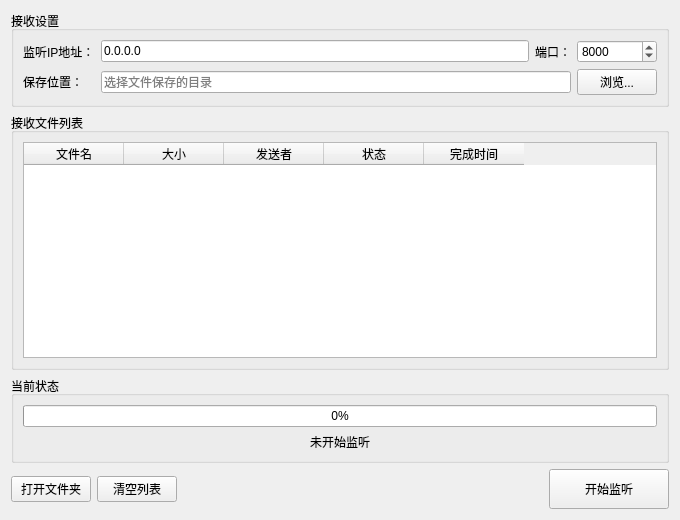
<?xml version="1.0" encoding="UTF-8"?>
<ui version="4.0">
 <class>ReceiveView</class>
 <widget class="QWidget" name="ReceiveView">
  <property name="geometry">
   <rect>
    <x>0</x>
    <y>0</y>
    <width>680</width>
    <height>520</height>
   </rect>
  </property>
  <property name="windowTitle">
   <string>接收文件</string>
  </property>
  <layout class="QVBoxLayout" name="verticalLayout">
   <item>
    <widget class="QGroupBox" name="groupBox_Settings">
     <property name="title">
      <string>接收设置</string>
     </property>
     <layout class="QGridLayout" name="gridLayout">
      <item row="0" column="0">
       <widget class="QLabel" name="label_ListenIP">
        <property name="text">
         <string>监听IP地址：</string>
        </property>
       </widget>
      </item>
      <item row="0" column="1">
       <widget class="QLineEdit" name="lineEdit_ListenIP">
        <property name="text">
         <string>0.0.0.0</string>
        </property>
        <property name="placeholderText">
         <string>0.0.0.0表示监听所有网络接口</string>
        </property>
       </widget>
      </item>
      <item row="0" column="2">
       <widget class="QLabel" name="label_ListenPort">
        <property name="text">
         <string>端口：</string>
        </property>
       </widget>
      </item>
      <item row="0" column="3">
       <widget class="QSpinBox" name="spinBox_ListenPort">
        <property name="minimum">
         <number>1024</number>
        </property>
        <property name="maximum">
         <number>65535</number>
        </property>
        <property name="value">
         <number>8000</number>
        </property>
       </widget>
      </item>
      <item row="1" column="0">
       <widget class="QLabel" name="label_SavePath">
        <property name="text">
         <string>保存位置：</string>
        </property>
       </widget>
      </item>
      <item row="1" column="1" colspan="2">
       <widget class="QLineEdit" name="lineEdit_SavePath">
        <property name="placeholderText">
         <string>选择文件保存的目录</string>
        </property>
       </widget>
      </item>
      <item row="1" column="3">
       <widget class="QPushButton" name="pushButton_Browse">
        <property name="text">
         <string>浏览...</string>
        </property>
       </widget>
      </item>
     </layout>
    </widget>
   </item>
   <item>
    <widget class="QGroupBox" name="groupBox_ReceivedFiles">
     <property name="title">
      <string>接收文件列表</string>
     </property>
     <layout class="QVBoxLayout" name="verticalLayout_2">
      <item>
       <widget class="QTableWidget" name="tableWidget_ReceivedFiles">
        <property name="selectionBehavior">
         <enum>QAbstractItemView::SelectRows</enum>
        </property>
        <column>
         <property name="text">
          <string>文件名</string>
         </property>
        </column>
        <column>
         <property name="text">
          <string>大小</string>
         </property>
        </column>
        <column>
         <property name="text">
          <string>发送者</string>
         </property>
        </column>
        <column>
         <property name="text">
          <string>状态</string>
         </property>
        </column>
        <column>
         <property name="text">
          <string>完成时间</string>
         </property>
        </column>
       </widget>
      </item>
     </layout>
    </widget>
   </item>
   <item>
    <widget class="QGroupBox" name="groupBox_Status">
     <property name="title">
      <string>当前状态</string>
     </property>
     <layout class="QVBoxLayout" name="verticalLayout_3">
      <item>
       <widget class="QProgressBar" name="progressBar">
        <property name="value">
         <number>0</number>
        </property>
       </widget>
      </item>
      <item>
       <widget class="QLabel" name="label_ReceiveStatus">
        <property name="text">
         <string>未开始监听</string>
        </property>
        <property name="alignment">
         <set>Qt::AlignCenter</set>
        </property>
       </widget>
      </item>
     </layout>
    </widget>
   </item>
   <item>
    <layout class="QHBoxLayout" name="horizontalLayout">
     <item>
      <widget class="QPushButton" name="pushButton_OpenFolder">
       <property name="text">
        <string>打开文件夹</string>
       </property>
       <property name="icon">
        <iconset theme="folder-open"/>
       </property>
      </widget>
     </item>
     <item>
      <widget class="QPushButton" name="pushButton_ClearList">
       <property name="text">
        <string>清空列表</string>
       </property>
      </widget>
     </item>
     <item>
      <spacer name="horizontalSpacer">
       <property name="orientation">
        <enum>Qt::Horizontal</enum>
       </property>
       <property name="sizeHint" stdset="0">
        <size>
         <width>40</width>
         <height>20</height>
        </size>
       </property>
      </spacer>
     </item>
     <item>
      <widget class="QPushButton" name="pushButton_StartStop">
       <property name="minimumSize">
        <size>
         <width>120</width>
         <height>40</height>
        </size>
       </property>
       <property name="text">
        <string>开始监听</string>
       </property>
       <property name="icon">
        <iconset theme="media-playback-start"/>
       </property>
      </widget>
     </item>
    </layout>
   </item>
  </layout>
 </widget>
 <resources/>
 <connections/>
</ui>
